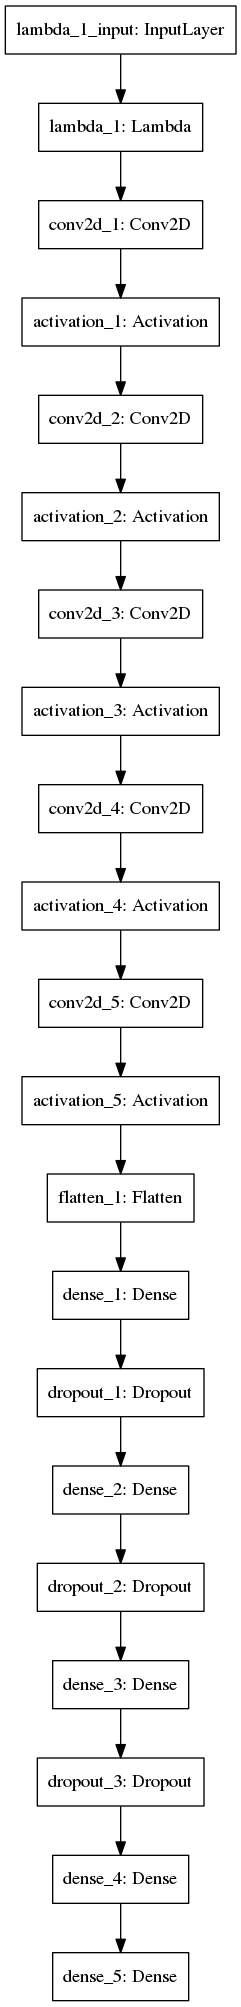

Recreate this plot in Python.
import matplotlib.image as mpimg
import numpy as np
import cv2
import pandas
import random
from sklearn.utils import shuffle
from sklearn.model_selection import train_test_split
import tensorflow as tf
from keras.models import Sequential
from keras.layers import Dense, Activation, Flatten, Dropout, Lambda, ELU
from keras.activations import relu, softmax
from keras.layers.convolutional import Convolution2D
from keras.layers.pooling import MaxPooling2D
from keras.optimizers import Adam
from keras.regularizers import l2
import math
from keras.utils import plot_model
flags = tf.app.flags
FLAGS = flags.FLAGS 

flags.DEFINE_integer('epochs', 20, "The number of epochs.")
flags.DEFINE_integer('batch_size', 128, "The batch size.")
flags.DEFINE_float('steering_adjustment', 0.27, "Adjustment angle.")


colnames = ['center', 'left', 'right', 'steering', 'throttle', 'brake', 'speed']
data = pandas.read_csv('driving_log.csv', skiprows=[0], names=colnames)
center = data.center.tolist()
center_recover = data.center.tolist() 
left = data.left.tolist()
right = data.right.tolist()
steering = data.steering.tolist()
steering_recover = data.steering.tolist()

center, steering = shuffle(center, steering)
center, X_valid, steering, y_valid = train_test_split(center, steering, test_size = 0.10, random_state = 100) 

#Data pre-processing and correction
drive_straight, drive_left, drive_right = [], [], []
a_straight, a_left, a_right = [], [], []
for i in steering:
  index = steering.index(i)
  if i > 0.15:
    drive_right.append(center[index])
    a_right.append(i)
  if i < -0.15:
    drive_left.append(center[index])
    a_left.append(i)
  else:
    drive_straight.append(center[index])
    a_straight.append(i)

ds_size, dl_size, dr_size = len(drive_straight), len(drive_left), len(drive_right)
main_size = math.ceil(len(center_recover))
l_xtra = ds_size - dl_size
r_xtra = ds_size - dr_size
# Random list of indices for left and right recovery images
indice_L = random.sample(range(main_size), l_xtra)
indice_R = random.sample(range(main_size), r_xtra)

#Recovery
for i in indice_L:
  if steering_recover[i] < -0.15:
    drive_left.append(right[i])
    a_left.append(steering_recover[i] - FLAGS.steering_adjustment)

for i in indice_R:
  if steering_recover[i] > 0.15:
    drive_right.append(left[i])
    a_right.append(steering_recover[i] + FLAGS.steering_adjustment)

## COMBINE TRAINING IMAGE NAMES AND ANGLES INTO X_train and y_train ##  
X_train = drive_straight + drive_left + drive_right
y_train = np.float32(a_straight + a_left + a_right)

### PART 2: ARGUMENTATION AND PREPROCESSING ###

# Generate random brightness function, produce darker transformation 
def random_brightness(image, count):
    #Convert 2 HSV colorspace from RGB colorspace
    hsv = cv2.cvtColor(image, cv2.COLOR_RGB2HSV)
    #Generate new random brightness
    rand = random.uniform(0.3,1.0)
    hsv[:,:,2] = rand*hsv[:,:,2]
    #Convert back to RGB colorspace
    new_img = cv2.cvtColor(hsv, cv2.COLOR_HSV2RGB)
    if count == 1:
      cv2.imwrite('random_image.jpg', new_img)
    return new_img 

# Flip image around vertical axis
def flip(image, angle, count):
  new_image = cv2.flip(image,1)
  if count == 1:
      cv2.imwrite('flipped_image.jpg', new_image)
  new_angle = angle*(-1)
  return new_image, new_angle

# Crop image to remove the sky and driving deck, resize to 64x64 dimension 
def crop_resize(image):
  cropped = cv2.resize(image[60:140,:], (64,64))
  return cropped

## GENERATORS FOR KERAS fit_generator() ##

# Training generator: shuffle training data before choosing data, pick random training data to feed into batch at each "for" loop.
# Apply random brightness, resize, crop into the chosen sample. Add some small random noise for chosen angle.

def generator_data(batch_size):
    flip_count = 0
    b_count = 0
    batch_train = np.zeros((batch_size, 64, 64, 3), dtype = np.float32)
    batch_angle = np.zeros((batch_size,), dtype = np.float32)
    while True:
        data, angle = shuffle(X_train, y_train)
        for i in range(batch_size):
          choice = int(np.random.choice(len(data),1))
          batch_train[i] = crop_resize(random_brightness(mpimg.imread(data[choice].strip()),
          b_count))
          b_count += 1
          batch_angle[i] = angle[choice]*(1+ np.random.uniform(-0.10,0.10))
          #Flip random images#
          flip_coin = random.randint(0,1)
          if flip_coin == 1:
            batch_train[i], batch_angle[i] = flip(batch_train[i],
            batch_angle[i], flip_count)
            flip_count += 1

        yield batch_train, batch_angle

# Validation generator: pick random samples. Apply resizing and cropping on chosen samples        
def generator_valid(data, angle, batch_size):
    batch_train = np.zeros((batch_size, 64, 64, 3), dtype = np.float32)
    batch_angle = np.zeros((batch_size,), dtype = np.float32)
    while True:
      data, angle = shuffle(data,angle)
      for i in range(batch_size):
        rand = int(np.random.choice(len(data),1))
        batch_train[i] = crop_resize(mpimg.imread(data[rand].strip()))
        batch_angle[i] = angle[rand]
      yield batch_train, batch_angle

### PART 3: TRAINING ###
def main(_):
  data_generator = generator_data(FLAGS.batch_size)
  valid_generator = generator_valid(X_valid, y_valid, FLAGS.batch_size)

# Training Architecture: inspired by NVIDIA architecture #
  input_shape = (64,64,3)
  model = Sequential()
  model.add(Lambda(lambda x: x/255 - 0.5, input_shape = input_shape))
  model.add(Convolution2D(24, 5, 5, border_mode='valid', subsample =(2,2), W_regularizer = l2(0.001)))
  model.add(Activation('relu'))
  model.add(Convolution2D(36, 5, 5, border_mode='valid', subsample =(2,2), W_regularizer = l2(0.001)))
  model.add(Activation('relu'))
  model.add(Convolution2D(48, 5, 5, border_mode='valid', subsample = (2,2), W_regularizer = l2(0.001)))
  model.add(Activation('relu'))
  model.add(Convolution2D(64, 3, 3, border_mode='same', subsample = (2,2), W_regularizer = l2(0.001)))
  model.add(Activation('relu'))
  model.add(Convolution2D(64, 3, 3, border_mode='valid', subsample = (2,2), W_regularizer = l2(0.001)))
  model.add(Activation('relu'))
  model.add(Flatten())
  model.add(Dense(80, W_regularizer = l2(0.001)))
  model.add(Dropout(0.5))
  model.add(Dense(40, W_regularizer = l2(0.001)))
  model.add(Dropout(0.5))
  model.add(Dense(16, W_regularizer = l2(0.001)))
  model.add(Dropout(0.5))
  model.add(Dense(10, W_regularizer = l2(0.001)))
  model.add(Dense(1, W_regularizer = l2(0.001)))
  adam = Adam(lr = 0.0001)
  model.compile(optimizer= adam, loss='mse', metrics=['accuracy'])
  model.summary()
  plot_model(model, to_file='model.png')
  model.fit_generator(data_generator, samples_per_epoch = math.ceil(len(X_train)), nb_epoch=FLAGS.epochs, validation_data = valid_generator, nb_val_samples = len(X_valid))

  print('Done Training')
  model.save('model.h5')

if __name__ == '__main__':
  tf.app.run()
